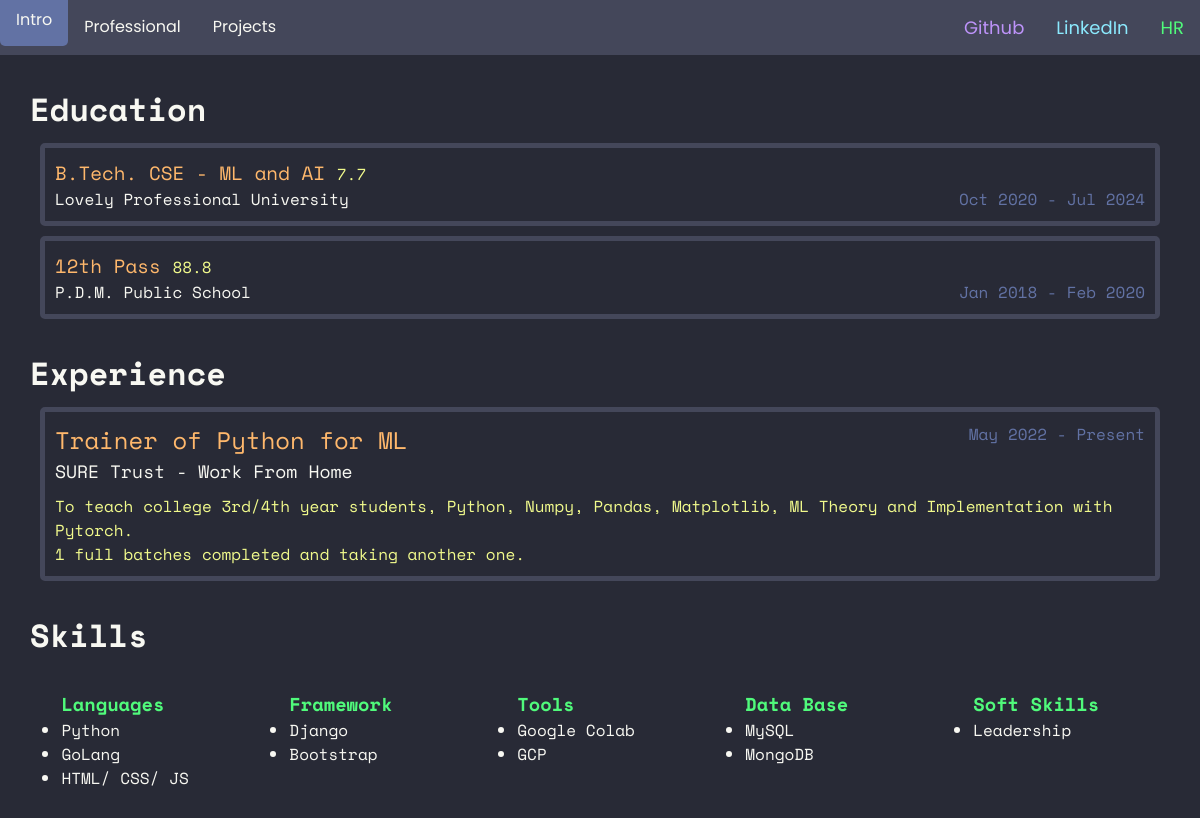
Page /professional on the earlier database version.
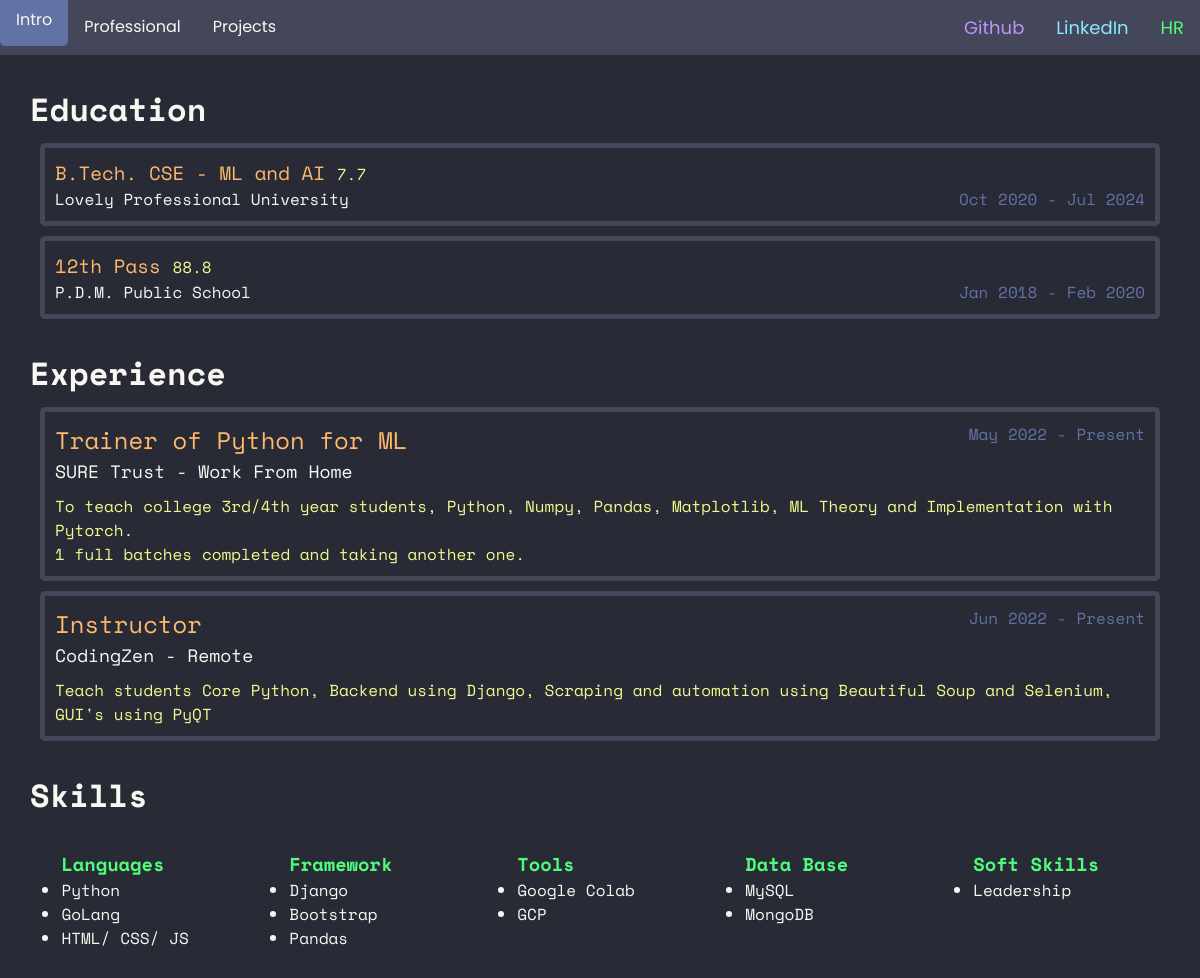
Same page on the later database version.
### professional/models.py (models this page shows, shortened)
class Education(models.Model):
    institute = models.CharField(max_length=50)
    degree = models.CharField(max_length=50)
    score = models.FloatField()
    start = models.DateField()
    end = models.DateField()

class Experience(models.Model):
    employer = models.CharField(max_length=50)
    proof = models.ImageField(default="images/certificate.png")
    employed = models.BooleanField()
    start = models.DateField()
    end = models.DateField()
    job_title = models.CharField(max_length=50)
    desc = models.TextField()
    location = models.CharField(max_length=60)

class Skill(models.Model):
    type_choices = (
        ("Language","Language"),
        ("Framework", "Framework"),
        ("Tools", "Tools"),
        ("DataBase", "Database"),
        ("Soft Skills", "Soft Skills")
    )
    type_of = models.CharField(max_length=20, choices=type_choices)
    name = models.CharField(max_length=20)

### professional/views.py (the view)
# urls.py: path("professional", include("professional.urls")),
def professional(request):
    experiences = Experience.objects.all()
    educations = Education.objects.all()
    skills = Skill.objects.all()
    data = {
        "experiences" : experiences,
        "educations" : educations,
        "skills" : skills,
        "details" : Personal.objects.get(id=1)
    }
    return render(request, "professional.html", data)

### templates/professional.html (shortened to what this page needs)
{% extends 'base.html' %}
{% block content %}
    <div class="edu">
        <h1>Education</h1>
        {% for education in educations %}
            <div class="edu-item">
                <p class="degree">{{education.degree}} <span class="score">{{education.score}}</span></p>
                <p class="time">{{education.start|date:"M Y"}} - {{education.end|date:"M Y"}}</p>
                <p class="institute">{{education.institute}}</p>
            </div>
        {% endfor %}
    </div>
    <div class="exp">
        <h1>Experience</h1>
        {% for experience in experiences %}
        {% if experience.employer != "myself" %}
        <a href="/media/{{experience.proof}}" target="_blank">
            <div class="exp-item">
                <p class="time">{{experience.start|date:"M Y"}} -
                    {% if experience.employed %}
                    Present
                    {% else %}
                    {{experience.end|date:"M Y"}}
                    {% endif %}
                </p>
                <p class="job">{{experience.job_title}}</p>
                <p class="employer">{{experience.employer}} <span class="location"> - {{experience.location}}</span></p>
                <div class="desc">{{experience.desc|linebreaks}}</div>
            </div>
            {% endif %}
            {% endfor %}
        </div>
    <div class="skills">
        <h1>Skills</h1>
        <div class="lang">
            <h3>Languages</h3>
            <ul>
            {% for skill in skills %}
                {% if skill.type_of == "Language" %}
                    <li>{{skill.name}}</li> <br>
                {% endif %}
            {% endfor %}
            </ul>
        </div>
        <div class="frame">
            <h3>Framework</h3>
            <ul>
            {% for skill in skills %}
                {% if skill.type_of == "Framework" %}
                    <li>{{skill.name}}</li><br>
                {% endif %}
            {% endfor %}
            </ul>
        </div>
        <div class="tool">
            <h3>Tools</h3>
            <ul>
            {% for skill in skills %}
                {% if skill.type_of == "Tools" %}
                    <li>{{skill.name}}</li><br>
                {% endif %}
            {% endfor %}
            </ul>
        </div>
        <div class="db">
            <h3>Data Base</h3>
            <ul>
            {% for skill in skills %}
                {% if skill.type_of == "DataBase" %}
                    <li>{{skill.name}}</li><br>
                {% endif %}
            {% endfor %}
            </ul>
        </div>
        <div class="soft">
            <h3>Soft Skills</h3>
            <ul>
            {% for skill in skills %}
                {% if skill.type_of == "Soft Skills" %}
                    <li>{{skill.name}}</li><br>
                {% endif %}
            {% endfor %}
            </ul>
        </div>
    </div>
{% endblock %}

Differences in the rows shown:
added Experience: start "Jun 2022", employed "Present", job_title "Instructor", employer "CodingZen", location "Remote", desc "Teach students Core Python, Backend using Django, Scraping and automation using Beautiful Soup and Selenium, GUI's using PyQT"
added Skill: name "Pandas", shown under "Framework"
